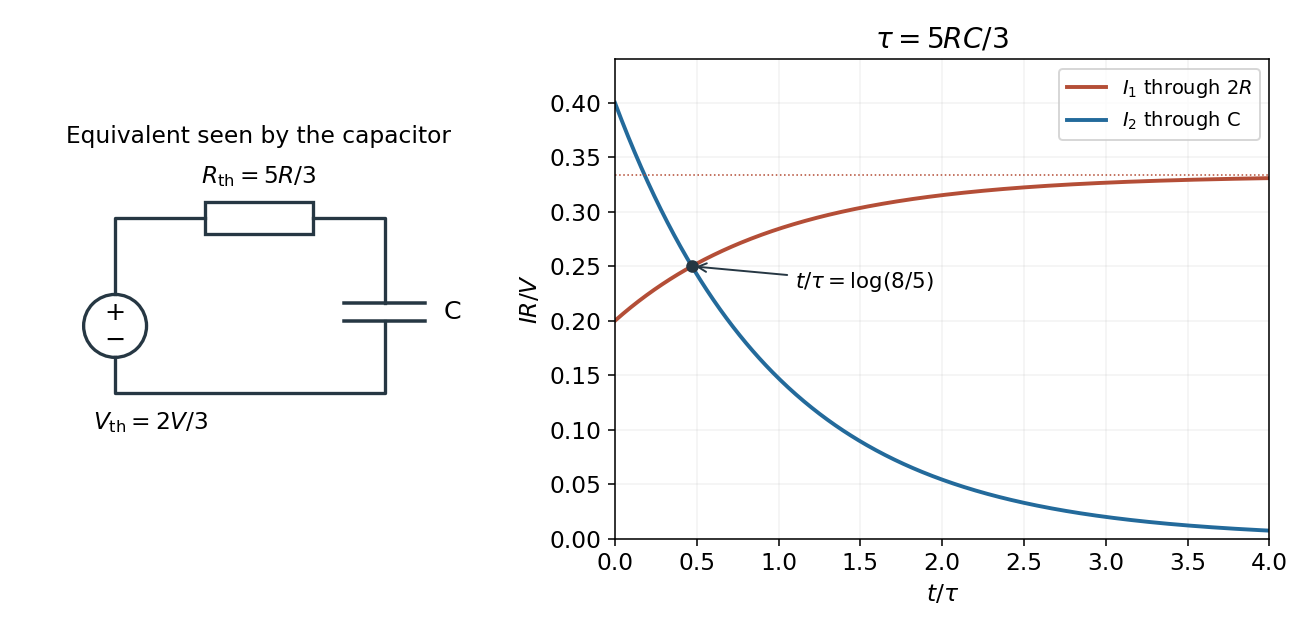

Recreate this plot in Python.
from pathlib import Path
import numpy as np
import matplotlib
matplotlib.use("Agg")
import matplotlib.pyplot as plt
from matplotlib.patches import Rectangle, Circle, Arc
plt.rcParams.update({"font.size":12,"font.family":"DejaVu Sans","figure.facecolor":"white","axes.facecolor":"white","savefig.facecolor":"white"})

fig,(ax,bx)=plt.subplots(1,2,figsize=(9.3,4.5),gridspec_kw={"width_ratios":[1,1.4]});ax.set(xlim=(0,5.2),ylim=(-.1,3.1));ax.axis("off")
ax.plot([1,1,2],[1.55,2.4,2.4],color="#263743",lw=1.7);ax.plot([3.2,4,4],[2.4,2.4,1.45],color="#263743",lw=1.7);ax.add_patch(Rectangle((2,2.22),1.2,.36,fill=False,edgecolor="#263743",lw=1.7));ax.text(2.6,2.79,r"$R_{\rm th}=5R/3$",ha="center",fontsize=12)
ax.plot([4,4,1,1],[1.25,.45,.45,.85],color="#263743",lw=1.7);ax.plot([3.55,4.45],[1.45,1.45],color="#263743",lw=1.8);ax.plot([3.55,4.45],[1.25,1.25],color="#263743",lw=1.8);ax.text(4.65,1.35,"C",va="center",fontsize=13)
ax.add_patch(Circle((1,1.2),.35,facecolor="white",edgecolor="#263743",lw=1.7));ax.text(1,1.34,"+",ha="center",va="center",fontsize=13);ax.text(1,1.04,"−",ha="center",va="center",fontsize=13);ax.text(.75,.05,r"$V_{\rm th}=2V/3$",fontsize=12)
ax.set_aspect("equal",adjustable="box");ax.set_title("Equivalent seen by the capacitor",fontsize=12)
u=np.linspace(0,4,500);i2=.4*np.exp(-u);i1=1/3-i2/3;cross=np.log(8/5)
bx.plot(u,i1,color="#b44e37",lw=2,label=r"$I_1$ through $2R$");bx.plot(u,i2,color="#236a9b",lw=2,label=r"$I_2$ through C");bx.axhline(1/3,color="#b44e37",lw=.8,ls=":");bx.scatter([cross],[.25],color="#263743",s=30,zorder=4);bx.annotate(r"$t/\tau=\log(8/5)$",(cross,.25),xytext=(1.1,.23),arrowprops=dict(arrowstyle="->",color="#263743"),fontsize=11)
bx.set(xlim=(0,4),ylim=(0,.44),xlabel=r"$t/\tau$",ylabel=r"$IR/V$",title=r"$\tau=5RC/3$");bx.grid(alpha=.16);bx.legend(fontsize=10,loc="upper right");fig.tight_layout()

fig.savefig(Path.cwd()/Path(__file__).with_suffix(".png").name,dpi=140,facecolor="white",transparent=False)
plt.close(fig)
